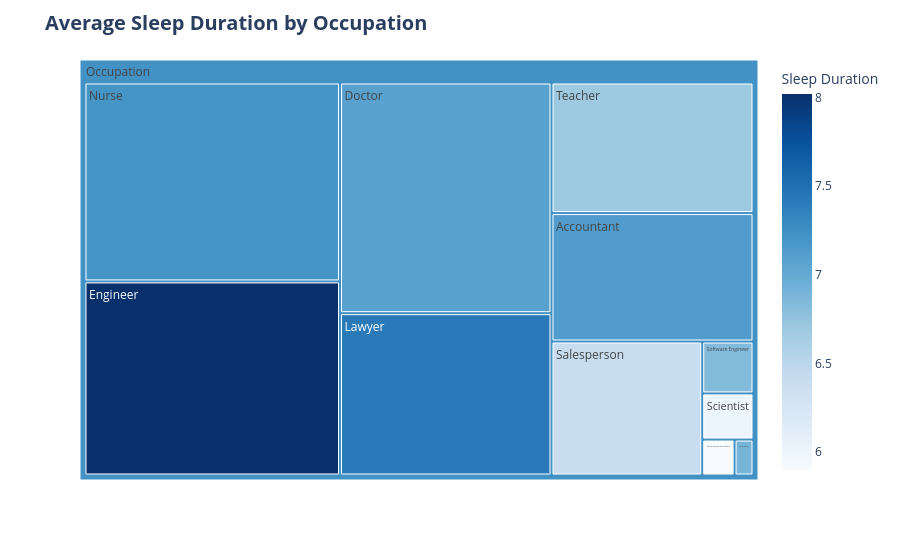

The cell this chart's notebook holds for it:
### Markdown cell above
Nurse and Teacher occupations seems to have higher sleep related disorders.

### Code cell
import plotly.express as px

fig = px.treemap(
    df,
    path=[px.Constant('Occupation'), 'Occupation'],
    values='Sleep Duration',
    color='Sleep Duration',
    color_continuous_scale='Blues'
)

fig.update_layout(
    title='<b>Average Sleep Duration by Occupation</b>',
    title_font={'size': 20}
)

### Figure 1 — Plotly figure (JSON) as saved in the notebook; plotly's stock layout.template omitted (floating-point values rounded to 4 significant figures)
{"data": [{"branchvalues": "total", "customdata": [[6.834], [7.076], [5.9], [6.697], [7.2], [8.019], [7.127], [6.007], [7.42], [6.404], [6.9], [7.221]], "domain": {"x": [0, 1], "y": [0, 1]}, "hovertemplate": "labels=%{label}<br>Sleep Duration_sum=%{value}<br>parent=%{parent}<br>id=%{id}<br>Sleep Duration=%{color}<extra></extra>", "ids": ["Occupation/Software Engineer", "Occupation/Doctor", "Occupation/Sales Representative", "Occupation/Teacher", "Occupation/Nurse", "Occupation/Engineer", "Occupation/Accountant", "Occupation/Scientist", "Occupation/Lawyer", "Occupation/Salesperson", "Occupation/Manager", "Occupation"], "labels": ["Software Engineer", "Doctor", "Sales Representative", "Teacher", "Nurse", "Engineer", "Accountant", "Scientist", "Lawyer", "Salesperson", "Manager", "Occupation"], "marker": {"coloraxis": "coloraxis", "colors": [6.834, 7.076, 5.9, 6.697, 7.2, 8.019, 7.127, 6.007, 7.42, 6.404, 6.9, 7.221]}, "name": "", "parents": ["Occupation", "Occupation", "Occupation", "Occupation", "Occupation", "Occupation", "Occupation", "Occupation", "Occupation", "Occupation", "Occupation", ""], "type": "treemap", "values": [27.0, 494.9, 11.8, 267.6, 515.6, 503.2, 263.2, 24.0, 348.3, 204.9, 6.9, 2667.0]}], "layout": {"coloraxis": {"colorbar": {"title": {"text": "Sleep Duration"}}, "colorscale": [[0, "rgb(247,251,255)"], [0.125, "rgb(222,235,247)"], [0.25, "rgb(198,219,239)"], [0.375, "rgb(158,202,225)"], [0.5, "rgb(107,174,214)"], [0.625, "rgb(66,146,198)"], [0.75, "rgb(33,113,181)"], [0.875, "rgb(8,81,156)"], [1, "rgb(8,48,107)"]]}, "legend": {"tracegroupgap": 0}, "margin": {"t": 60}, "title": {"font": {"size": 20}, "text": "<b>Average Sleep Duration by Occupation</b>"}}}
